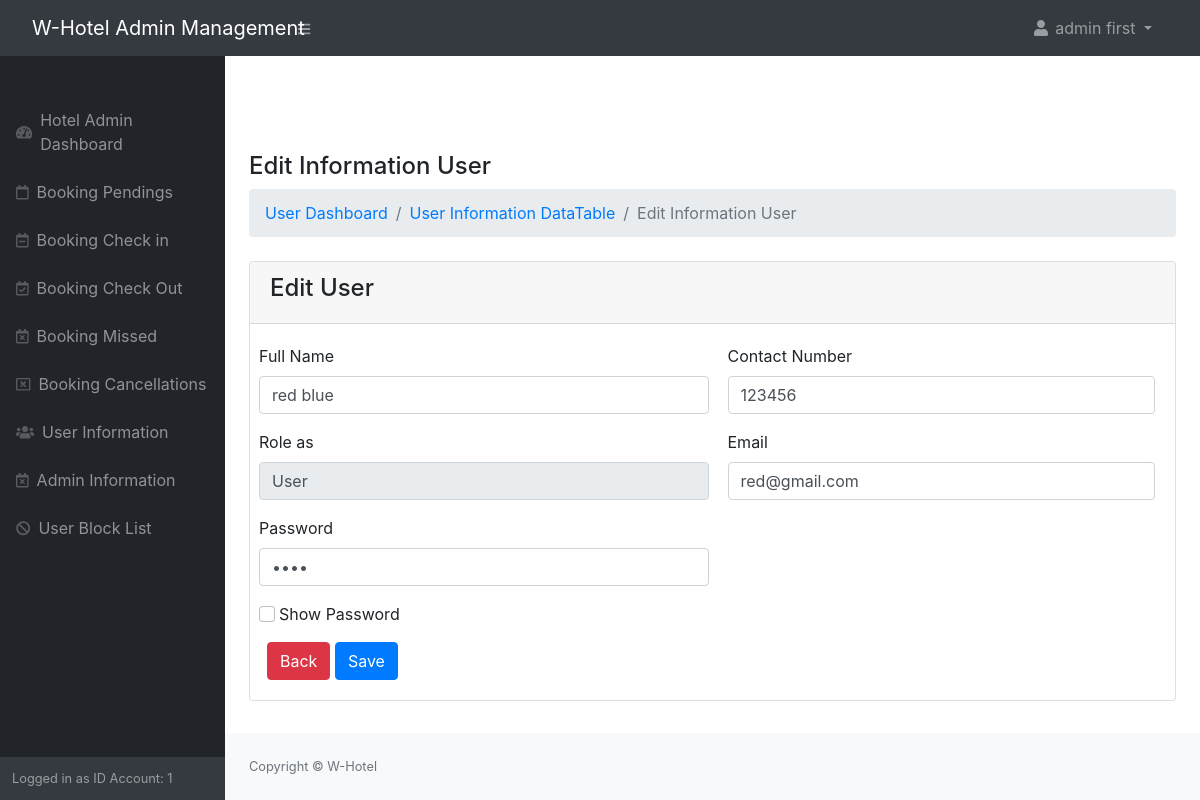
The page /admin/user_update.php?id=4 (signed in) on the database its author committed.
### tables this page shows
CREATE TABLE `users` (
  `id` int(11) NOT NULL,
  `fullname` varchar(255) NOT NULL,
  `contact` varchar(255) NOT NULL,
  `gender` varchar(255) NOT NULL,
  `role_as` varchar(255) NOT NULL,
  `email` varchar(255) NOT NULL,
  `password` varchar(255) NOT NULL,
  `create_by` varchar(255) NOT NULL,
  `edit_by` varchar(255) NOT NULL,
  `created_at` timestamp NOT NULL DEFAULT current_timestamp(),
  `edit_at` timestamp NOT NULL DEFAULT current_timestamp()
);

### admin/user_update.php (the view, shortened to what this page needs)
<?php
include('authentication.php');
include('includes/header.php');
echo "<br>";echo "<br>";
echo "<br>";
?>
<div class="container-sm px-4">
	<h4 class="mt-4">Edit Information User</h4>
	 <ol class="breadcrumb mb-4">
        <li class="breadcrumb-item"><a href="index.php">User Dashboard</a></li>
        <li class="breadcrumb-item"><a href="userinfo.php">User Information DataTable</a></li>
        <li class="breadcrumb-item active">Edit Information User</li>
    </ol>
    <div class="row">
    	<div class="col-md-12">
    		<div class="card">
    			<div class="card-header">
    				<h4>Edit User</h4>
    			</div>
    			<div class="card-body">
    				<?php
    					if(isset($_GET['id']))
    					{
    						$user_id = $_GET['id'];
    						$users = "SELECT * FROM users where id='$user_id'";
    						$users_run = mysqli_query($con, $users);
    						if(mysqli_num_rows($users_run) > 0)
    						{
    							foreach ($users_run as $user )
    							{
    							?>
    				<form action="user_functioncode.php" method="POST">
    					<div class="row">
							<div class="col-md-6 mb-3 px-1">
								<label>Full Name</label>
								<input required  class="form-control" type="text" value="<?=$user['fullname'] ?>" placeholder="Enter Full Name" name="fullname">
							</div>
							<div class="col-md-6 mb-3">
								<label>Contact Number</label>
								<input required value="<?=$user['contact'] ?>" class="form-control" type="text" placeholder="Enter Contact Number" name="contact">
							</div>
							<div class="col-md-6 mb-3 px-1">
                                <label>Role as</label>
								<input required readonly="readonly" value="<?=$user['role_as'] ?>" class="form-control" type="text" name="role_as">
							</div>
							<div class="col-md-6 mb-3">
								<label>Email</label>
								<input required class="form-control" value="<?=$user['email'] ?>" type="email" placeholder="Enter Email Address" name="email">
							</div>
							<div class="col-md-6 mb-3 px-1">
								<label>Password</label>
								<input required class="form-control" value="<?=$user['password'] ?>" type="password" placeholder="Enter Password" name="password" id="password">
							</div>
							<div class="col-md-6 mb-3">
							</div>
							<div class="col-md-6 mb-3 px-4">
								<input onclick="myshowpass()" class="form-check-input" type="checkbox">
						        <label  class="form-check-label" for="showpassword">Show Password</label>
							</div>
                            <div class="col-md-6 mb-3">
                            </div>
                            <div class="d-grid gap-2 d-md-block">
                                <td><a href="userinfo.php" class="btn btn-danger">Back</a></td>
                                <button type="submit" name="updateuser_btn" class="btn btn-primary">Save</button>
                            </div>
    					</div>
    				</form>
    							<?php
    							}
    						}
    						else
    						{
    							?>
    							<h4>No Record Found</h4>
    							<?php
    						}
    					}
    				?>
    			</div>
    		</div>
    	</div>
    </div>
</div>
<?php
include('includes/footer.php');
include('includes/scripts.php');
?>

### rows shown on the page
users: fullname "red blue", contact "123456", role_as "User", email "red@gmail.com"

### other values the page prints
$_SESSION['auth_user']['user_name'] "admin first"
$_SESSION['auth_user']['user_id'] "1"
